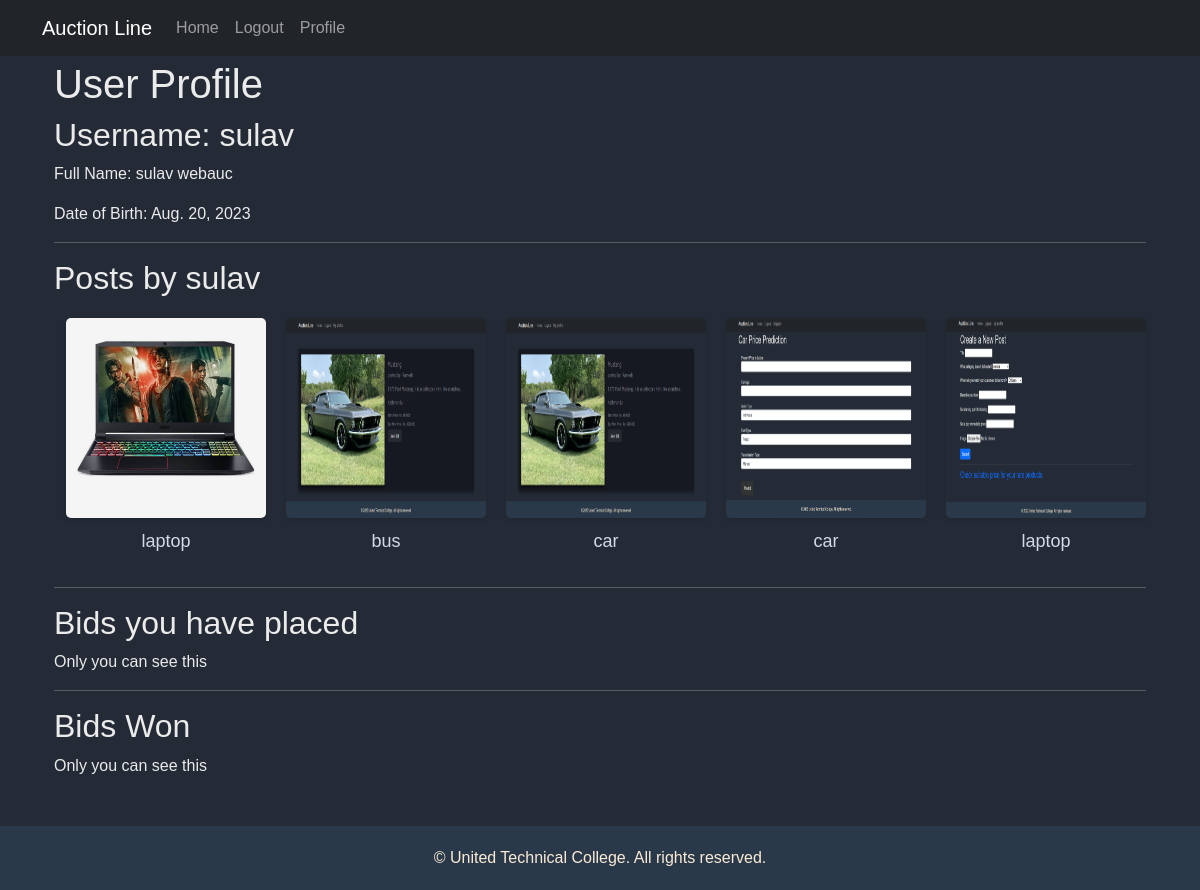
/user/sulav/, run on the app's committed database.
### userapp/models.py (models this page shows, shortened)
class CustomUser(AbstractUser):
    username = models.CharField(max_length=64, unique=True)
    email=models.EmailField(_('email address'), unique=True)
    USERNAME_FIELD = 'email'
    REQUIRED_FIELDS = []
    objects = CustomUserManager()

class UserProfile(models.Model):
    user = models.ForeignKey(CustomUser, on_delete=models.CASCADE) # sets foreign key to primary key of user table
    full_name =models.CharField(max_length=255)
    primary_location = models.CharField(max_length=128)
    date_of_birth = models.DateField()
    phone_number = models.CharField(max_length=12)

### postapp/models.py (models this page shows, shortened)
class Post(models.Model):
    def namecomFile1(self, filename):
        return '/'.join([f"{self.category}_pics", str(self.slug), 'comp_pic.jpg'])
    slug = models.CharField(default=None, max_length=16)
    user = models.ForeignKey(get_user_model(), on_delete=models.CASCADE)
    title = models.CharField(max_length=255)
    category = models.CharField(max_length=255, default='Any')
    description = models.TextField(null=True)
    comp_image = models.ImageField(upload_to=namecomFile1,null=True)
    sell_location = models.CharField(default='any', max_length=128)
    sold = models.BooleanField(default=False)
    winner = models.ForeignKey(UserProfile, on_delete=models.CASCADE, null=True, default=None)
    bidstart = models.IntegerField(default=0)
    buynow = models.IntegerField(default=0)
    date_posted = models.DateTimeField(default=datetime.now())
    date_end = models.DateTimeField(default=None)

### userapp/views.py (the view)
# urls.py: path('user/<str:username>/', userviews.profile, name='profile'),
def profile(request, username):
    User = get_user_model()
    user = User.objects.filter(username=username).first()
    own = request.user == user # checks if the username provided in url matches the username of the user requesting
    if own:
        return redirect('viewprofile') # redirects to their own profile
    profile = UserProfile.objects.filter(user=user).first()
    if not profile:
        resp = HttpResponse.status_code(404)
        return resp
    posts = Post.objects.filter(user=user)
    return render(request, 'userapp/viewprofile.html',{'auth':user.is_authenticated,'cuser':user, 'profile':profile,'posts':posts, 'own':own})

### templates/userapp/viewprofile.html (shortened to what this page needs)
{% extends 'base.html' %}
{% block content %}
  <div class="container">
    <h1>User Profile</h1>
    <div class="profile-info">
      <h2>Username: {{ cuser.username }}</h2>
      <p>Full Name: {{ profile.full_name }}</p>
      <p>Date of Birth: {{ profile.date_of_birth }}</p>
    </div>
    <hr>
    <h2>Posts by {{ cuser.username }}</h2>
    <div class="container">
      <div class="product-line">
          {% for item in posts %}
          <a href="/view/{{item.slug}}" class="product-item">
              <img src="/media/{{item.category}}_pics/{{item.slug}}/comp_pic.jpg" alt="Product 1" class="product-image">
              <p class="product-name">{{item.title}}</p>
          </a>
          {% endfor %}
      </div>
    </div>
<hr>
  <h2>Bids you have placed </h2>
  <p>Only you can see this</p>
<hr>
    <div class="woncontainer">
      <h2>Bids Won </h2>
      <p>Only you can see this</p>
    </div>
  </div>
  <br>
  <br>
  <br>
{% endblock %}

### templates/base.html (shortened to what this page needs)
<!DOCTYPE html>
<html lang="en">
<head>
    <link rel="stylesheet" href="https://cdn.jsdelivr.net/npm/bootstrap@5.0.0-beta2/dist/css/bootstrap.min.css">
</head>
<body class="dark-theme">
    <nav class="navbar navbar-expand-lg navbar-dark bg-dark fixed-top">
        <div class="container">
            <a class="navbar-brand" href="/">Auction Line</a>
            <div class="collapse navbar-collapse" id="navbarNav">
                <ul class="navbar-nav ml-auto">
                    {% if auth %}
                    <li class="nav-item">
                        <a class="nav-link" href="/">Home</a>
                    </li>
                    <li class="nav-item">
                        <a class="nav-link" href="/logout">Logout</a>
                    </li>
                    <li class="nav-item">
                        <a class="nav-link" href="/viewprofile">Profile</a>
                    </li>
                    {% endif %}
                </ul>
            </div>
        </div>
    </nav>
    <div class="container">
        {% block content %}{% endblock %}
    </div>
    <div class="footer">
        <div class="c">
            &copy; {{ current_year }} United Technical College. All rights reserved.
        </div>
    </div>
    <br>
</body>
</html>

### templates/base.html (style rules this page uses)
body { padding-top: 60px; background-color: #5e6063; font-family: sans-serif; }
a { text-decoration: none; }
.footer { position: fixed; padding: 10px 10px 0px 10px; bottom: 0; color: antiquewhite; background-color: #293949; padding: 20px; width: 100%; text-align: center; }
body.dark-theme { background-color: rgb(36, 43, 54); color: #ebebeb; }

### templates/userapp/viewprofile.html (style rules this page uses)
.product-line { display: flex; justify-content: flex-start; gap: 20px; margin-top: 20px; }
.product-item { display: flex; flex-direction: column; align-items: center; text-align: center; text-decoration: none; color: rgb(212, 217, 231); }
.product-image { width: 200px; height: 200px; border-radius: 5px; box-shadow: 0 2px 4px rgba(0, 0, 0, 0.1); }
.product-name { font-size: 18px; margin-top: 10px; }

### data on the page
CustomUser: username "sulav"
UserProfile: full_name "sulav webauc", date_of_birth "Aug. 20, 2023"
Post: category (picture), title "laptop"
Post: category (picture), title "bus"
Post: category (picture), title "car"
Post: category (picture), title "car"
Post: category (picture), title "laptop"
